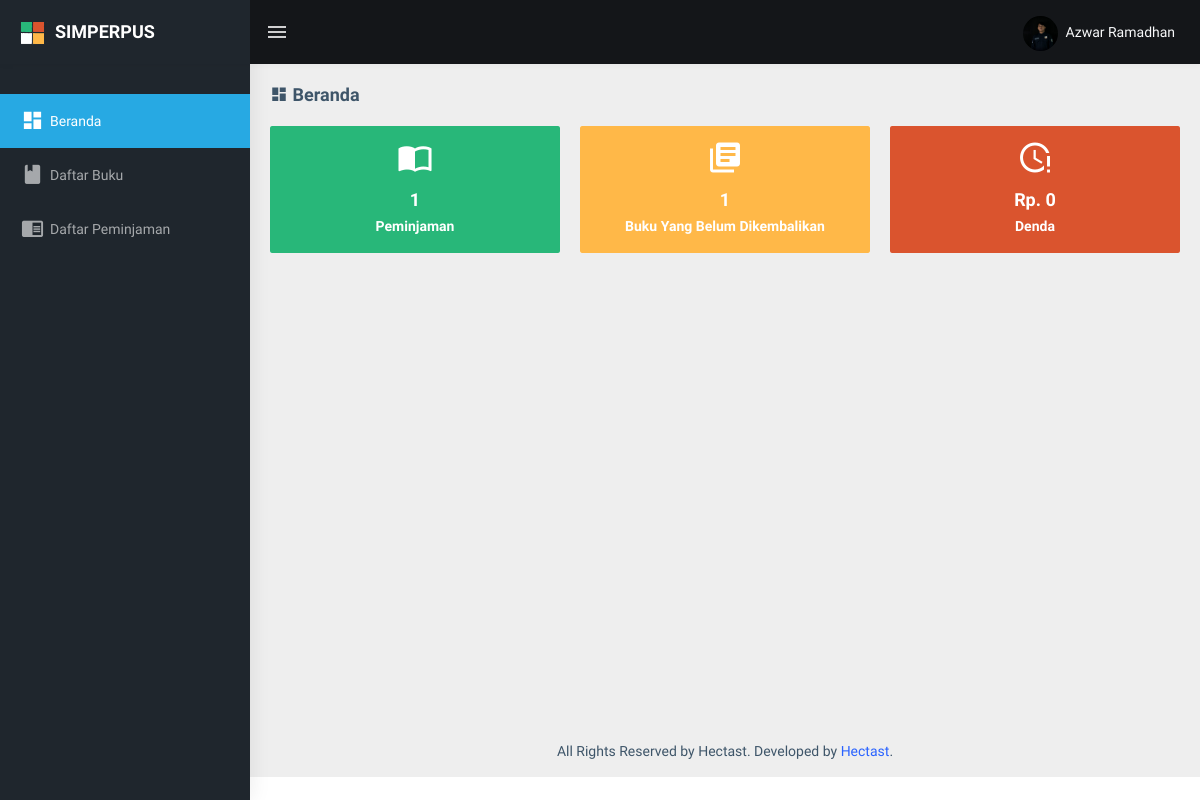
/beranda (signed in), run on the app's committed database.
### tables this page shows
CREATE TABLE `anggota` (
  `nisn` varchar(20) NOT NULL,
  `nama_lengkap` varchar(100) NOT NULL,
  `no_hp` varchar(14) NOT NULL,
  `tempat_lahir` varchar(20) NOT NULL,
  `tgl_lahir` date NOT NULL,
  `jk` varchar(10) NOT NULL,
  `id_kelas` int(11) NOT NULL,
  `thn_masuk` varchar(4) NOT NULL,
  `foto` varchar(50) NOT NULL,
  `pass` varchar(80) NOT NULL
);

### app/get_data.php (called while the page is built, shortened)
<?php
    if (isset($_SESSION['unique_user']) && $_SESSION['type_user'] == "anggota") {
        $stmt_data = $mysqli->prepare("SELECT * FROM anggota WHERE nisn='{$_SESSION['unique_user']}'");
        $stmt_data->execute();
        $result_data = $stmt_data->get_result();
        $row_data = $result_data->fetch_object();
        $stmt_transaksi = $mysqli->prepare("SELECT * FROM transaksi WHERE nisn='{$_SESSION['unique_user']}'");
        $stmt_transaksi->execute();
        $result_transaksi = $stmt_transaksi->get_result();
        $stmt_transaksi2 = $mysqli->prepare("SELECT * FROM transaksi WHERE tgl_kembali='0' AND nisn='{$_SESSION['unique_user']}'");
        $stmt_transaksi2->execute();
        $result_transaksi2 = $stmt_transaksi2->get_result();
    }
?>

### views/pages/user/beranda.php (the view)
<div class="page-wrapper">
    <div class="page-breadcrumb">
        <div class="row">
            <div class="col-12 d-flex no-block align-items-center">
                <h4 class="page-title"><i class="<?= $icon ?>"></i> <?= $title ?></h4>
            </div>
        </div>
    </div>
    <div class="container-fluid">
        <div class="row">
            <div class="col-md-6 col-lg-4">
                <div class="card card-hover">
                    <div class="box bg-success text-center">
                        <h1 class="font-light text-white"><i class="mdi mdi-book-open-variant"></i></h1>
                        <h4 class="text-white"><?= $result_transaksi->num_rows; ?></h4>
                        <h6 class="text-white">Peminjaman</h6>
                    </div>
                </div>
            </div>
            <div class="col-md-6 col-lg-4">
                <div class="card card-hover">
                    <div class="box bg-warning text-center">
                        <h1 class="font-light text-white"><i class="mdi mdi-library-books"></i></h1>
                        <h4 class="text-white"><?= $result_transaksi2->num_rows; ?></h4>
                        <h6 class="text-white">Buku Yang Belum Dikembalikan</h6>
                    </div>
                </div>
            </div>
            <div class="col-md-6 col-lg-4">
                <div class="card card-hover">
                    <div class="box bg-danger text-center">
                        <h1 class="font-light text-white"><i class="mdi mdi-clock-alert"></i></h1>
                        <h4 class="text-white">Rp. <?php
                        $query = $mysqli->query("SELECT sum(denda) AS val_sum FROM transaksi WHERE nisn = '$row_data->nisn'");
                        while($row = $query->fetch_assoc()){
                            echo number_format($row['val_sum']);
                        }
                        ?></h4>
                        <h6 class="text-white">Denda</h6>
                    </div>
                </div>
            </div>
        </div>
    </div>

### views/layout/navbar.php (shortened to what this page needs)
<div id="main-wrapper">
    <header class="topbar" data-navbarbg="skin5">
        <nav class="navbar top-navbar navbar-expand-md navbar-dark">
            <div class="navbar-header" data-logobg="skin5">
                <?php if (isset($_GET['views_admin'])) : ?>
                    <a class="navbar-brand" href="beranda_admin">
                    <?php else : ?>
                        <a class="navbar-brand" href="beranda">
                        <?php endif; ?>
                        <b class="logo-icon p-l-10">
                            <img src="public/assets/images/logo-icon.png" alt="homepage" class="light-logo" />
                        </b>
                        <span class="logo-text">
                            <h4 class="light-logo mt-2">SIMPERPUS</h4>
                        </span>
                        </a>
            </div>
            <div class="navbar-collapse collapse" id="navbarSupportedContent" data-navbarbg="skin5">
                <ul class="navbar-nav float-left mr-auto">
                    <li class="nav-item d-none d-md-block"><a class="nav-link sidebartoggler waves-effect waves-light" href="javascript:void(0)" data-sidebartype="mini-sidebar"><i class="mdi mdi-menu font-24"></i></a></li>
                </ul>
                <ul class="navbar-nav float-right">
                    <li class="nav-item dropdown">
                        <?php if (isset($_GET['views_admin'])) : ?>
                            <a class="nav-link dropdown-toggle text-muted waves-effect waves-dark pro-pic" href="" data-toggle="dropdown" aria-haspopup="true" aria-expanded="false">
                                <img src="public/assets/images/users/1.jpg" alt="user" class="rounded-circle" width="31">
                                <span class="text-light ml-1">Administrator</span>
                            </a>
                            <div class="dropdown-menu dropdown-menu-right user-dd animated">
                                <a class="dropdown-item" href="app/aksi_logout.php" onclick="return confirm('Yakin ingin keluar dari akun ini ?')"><i class="fa fa-power-off m-r-5 m-l-5"></i> Logout</a>
                            </div>
                        <?php else : ?>
                            <a class="nav-link dropdown-toggle text-muted waves-effect waves-dark pro-pic" href="" data-toggle="dropdown" aria-haspopup="true" aria-expanded="false">
                                <img src="public/uploads/<?= $row_data->foto; ?>" alt="user" class="rounded-circle" height="35" width="35" style="object-fit:cover;">
                                <span class="text-light ml-1"><?= $row_data->nama_lengkap; ?></span>
                            </a>
                        <?php endif; ?>
                    </li>
                </ul>
            </div>
        </nav>
    </header>

### data on the page
anggota: foto (picture), nama_lengkap "Azwar Ramadhan", id_kelas "1"

### other printed values
$title "Beranda"
$result_transaksi2->num_rows "1"
$row['val_sum'] "0"
